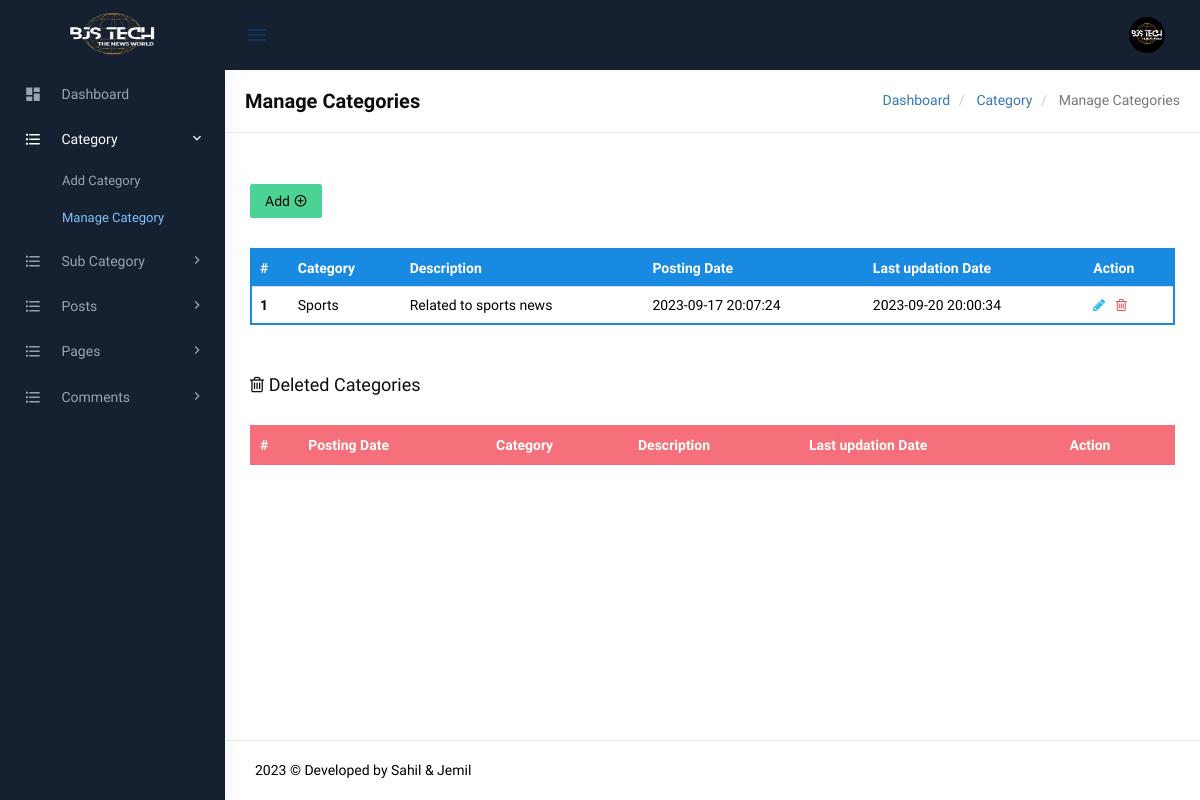
The app's page /admin/manage-categories.php (signed in) with its own data.
### tables this page shows
CREATE TABLE `tblcategory` (
  `id` int(11) NOT NULL,
  `CategoryName` varchar(200) DEFAULT NULL,
  `Description` mediumtext DEFAULT NULL,
  `PostingDate` timestamp NULL DEFAULT current_timestamp(),
  `UpdationDate` timestamp NULL DEFAULT NULL,
  `Is_Active` int(1) DEFAULT NULL
);

### admin/manage-categories.php (the view, shortened to what this page needs)
<?php
include('includes/config.php');
if(strlen($_SESSION['login'])==0)
  {
header('location:index.php');
}
else{
?>
<!DOCTYPE html>
<html lang="en">
    <head>
        <link href="assets/css/bootstrap.min.css" rel="stylesheet" type="text/css" />
        <link href="assets/css/core.css" rel="stylesheet" type="text/css" />
        <link href="assets/css/components.css" rel="stylesheet" type="text/css" />
        <link href="assets/css/icons.css" rel="stylesheet" type="text/css" />
        <link href="assets/css/pages.css" rel="stylesheet" type="text/css" />
        <link href="assets/css/menu.css" rel="stylesheet" type="text/css" />
        <link href="assets/css/responsive.css" rel="stylesheet" type="text/css" />
		<link rel="stylesheet" href="../plugins/switchery/switchery.min.css">
    </head>
    <body class="fixed-left">
        <div id="wrapper">
<?php include('includes/topheader.php');?>
<?php include('includes/leftsidebar.php');?>
            <div class="content-page">
                <div class="content">
                    <div class="container">
                        <div class="row">
							<div class="col-xs-12">
								<div class="page-title-box">
                                    <h4 class="page-title">Manage Categories</h4>
                                    <ol class="breadcrumb p-0 m-0">
                                        <li>
                                            <a href="dashboard.php">Dashboard</a>
                                        </li>
                                        <li>
                                            <a href="#">Category </a>
                                        </li>
                                        <li class="active">
                                           Manage Categories
                                        </li>
                                    </ol>
                                    <div class="clearfix"></div>
                                </div>
							</div>
						</div>
<div class="row">
<div class="col-sm-6">
</div>
                                    <div class="row">
										<div class="col-md-12">
											<div class="demo-box m-t-20">
<div class="m-b-30">
<a href="add-category.php">
<button id="addToTable" class="btn btn-success waves-effect waves-light">Add <i class="mdi mdi-plus-circle-outline" ></i></button>
</a>
 </div>
												<div class="table-responsive">
                                                    <table class="table m-0 table-colored-bordered table-bordered-primary">
                                                        <thead>
                                                            <tr>
                                                                <th>#</th>
                                                                <th> Category</th>
                                                                <th>Description</th>
                                                                <th>Posting Date</th>
                                                                  <th>Last updation Date</th>
                                                                <th>Action</th>
                                                            </tr>
                                                        </thead>
                                                        <tbody>
<?php
$query=mysqli_query($con,"Select id,PostingDate,CategoryName,Description,UpdationDate from  tblcategory where Is_Active=1");
$cnt=1;
while($row=mysqli_fetch_array($query))
{
?>
 <tr>
<th scope="row"><?php echo htmlentities($cnt);?></th>
<td><?php echo htmlentities($row['CategoryName']);?></td>
<td><?php echo htmlentities($row['Description']);?></td>
<td><?php echo htmlentities($row['PostingDate']);?></td>
<td><?php echo htmlentities($row['UpdationDate']);?></td>
<td><a href="edit-category.php?cid=<?php echo htmlentities($row['id']);?>"><i class="fa fa-pencil" style="color: #29b6f6;"></i></a>
	&nbsp;<a href="manage-categories.php?rid=<?php echo htmlentities($row['id']);?>&&action=del"> <i class="fa fa-trash-o" style="color: #f05050"></i></a> </td>
</tr>
<?php
$cnt++;
 } ?>
</tbody>
                                                    </table>
                                                </div>
											</div>
										</div>
									</div>
<div class="row">
<div class="col-md-12">
<div class="demo-box m-t-20">
<div class="m-b-30">
 <h4><i class="fa fa-trash-o" ></i> Deleted Categories</h4>
 </div>
<div class="table-responsive">
<table class="table m-0 table-colored-bordered table-bordered-danger">
                                                        <thead>
                                                            <tr>
                                                                <th>#</th>
                                                                <th>Posting Date</th>
                                                                <th> Category</th>
                                                                <th>Description</th>
                                                                  <th>Last updation Date</th>
                                                                <th>Action</th>
                                                            </tr>
                                                        </thead>
                                                    </table>
                                                </div>
											</div>
										</div>
									</div>
                    </div>
                </div>
<?php include('includes/footer.php');?>
            </div>
        </div>
    </body>
</html>
<?php } ?>

### admin/assets/css/core.css (style rules this page uses)
body { font-family: 'Varela Round', sans-serif; margin: 0; padding-bottom: 60px; overflow-x: hidden; color: #000000; }
html { position: relative; min-height: 100%; }
.h1, .h2, .h3, .h4, .h5, .h6, h1, h2, h3, h4, h5, h6 { color: #0b0f13; font-family: 'Hind Madurai', sans-serif; margin: 10px 0; }
* { outline: none !important; }
.container { width: auto; }
#wrapper { height: 100%; overflow: hidden; width: 100%; }
.p-0 { padding: 0 !important; }
.m-0 { margin: 0 !important; }
.m-t-20 { margin-top: 20px !important; }
.m-b-30 { margin-bottom: 30px !important; }
.row { margin-right: -10px; margin-left: -10px; }
.col-lg-1, .col-lg-10, .col-lg-11, .col-lg-12, .col-lg-2, .col-lg-3, .col-lg-4, .col-lg-5, .col-lg-6, .col-lg-7, .col-lg-8, .col-lg-9, .col-md-1, .col-md-10, .col-md-11, .col-md-12, .col-md-2, .col-md-3, .col-md-4, .col-md-5, .col-md-6, .col-md-7, .col-md-8, .col-md-9, .col-sm-1, .col-sm-10, .col-sm-11, .col-sm-12, .col-sm-2, .col-sm-3, .col-sm-4, .col-sm-5, .col-sm-6, .col-sm-7, .col-sm-8, .col-sm-9, .col-xs-1, .col-xs-10, .col-xs-11, .col-xs-12, .col-xs-2, .col-xs-3, .col-xs-4, .col-xs-5, .col-xs-6, .col-xs-7, .col-xs-8, .col-xs-9 { padding-left: 10px; padding-right: 10px; }
.breadcrumb { background-color: transparent; margin-bottom: 15px; padding-top: 10px; padding-left: 0; }
.waves-effect { position: relative; cursor: pointer; display: inline-block; overflow: hidden; -webkit-user-select: none; -moz-user-select: none; -ms-user-select: none; user-select: none; -webkit-tap-highlight-color: transparent; vertical-align: middle; z-index: 1; will-change: opacity, transform; -webkit-transition: all 0.3s ease-out; -moz-transition: all 0.3s ease-out; -o-transition: all 0.3s ease-out; -ms-transition: all 0.3s ease-out; transition: all 0.3s ease-out; }
.demo-box { padding: 10px 15px; }

### admin/assets/css/menu.css (style rules this page uses)
.content-page { margin-left: 225px; overflow: hidden; }
.content-page .content { padding: 0 5px 10px 5px; margin-top: 70px; }
.page-title { font-size: 20px; margin-bottom: 0; margin-top: 0; font-weight: 600; }
.page-title-box { padding: 20px; border-bottom: 1px solid #eee; margin: 0 -20px 20px -20px; }
.page-title-box .page-title { margin-bottom: 0; float: left; }
.page-title-box .breadcrumb { float: right; background-color: transparent !important; }

### records on screen
tblcategory: CategoryName "Sports", Description "Related to sports news", PostingDate "2023-09-17 20:07:24", UpdationDate "2023-09-20 20:00:34"
